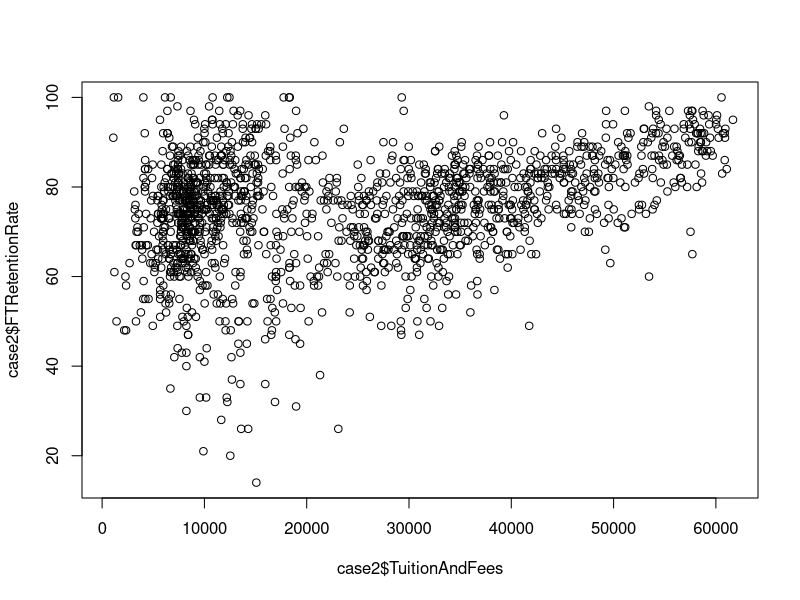
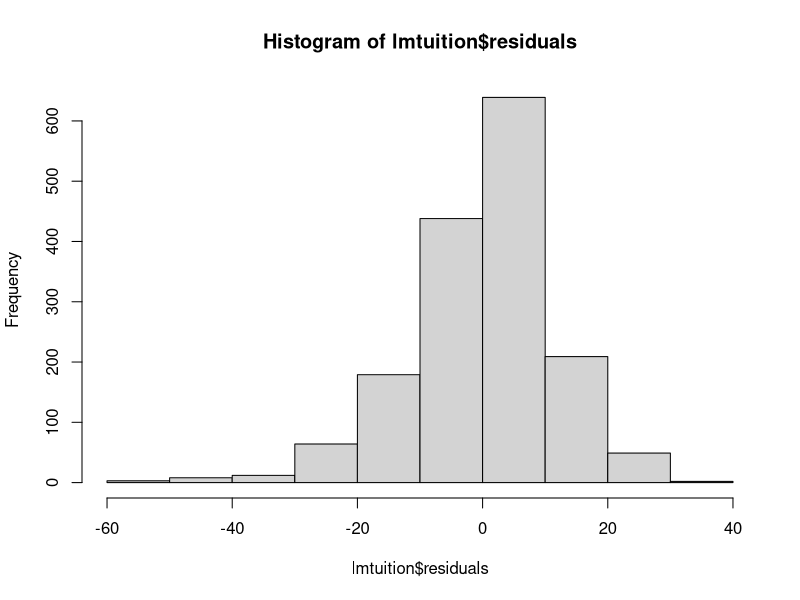

Source code (R) for these figures, in order:
setwd("C:/Users/mengt/Desktop/S1/machine learning I/data")

case2 <- read.csv("Case2.csv")
library(ggplot2)
library(dplyr)
library(broom)
## dependent variable - FTRetentionRate, explore 3 simple linear 
## relationships, comment on positive, negative, no relationship 
## include residual plots. 

str(case2)
lmtuition <- lm(FTRetentionRate ~ TuitionAndFees, data = case2)
summary(lmtuition)
# positive relationship
plot(case2$TuitionAndFees,case2$FTRetentionRate)

## residual plot
hist(lmtuition$residuals) # a little left skewed according to the histogram
(mean(lmtuition$residuals)) # mean of residual is about 0

## assumption testing
lmtest::bptest(lmtuition) # p value < 0.05, did not pass, the null hypothesis is homo, alternative is hetero
# the homoskedasticity test therefore, fail the assumption of homoskedasticity

#cor(case2$FTRetentionRate,case2$TuitionAndFees)


  
